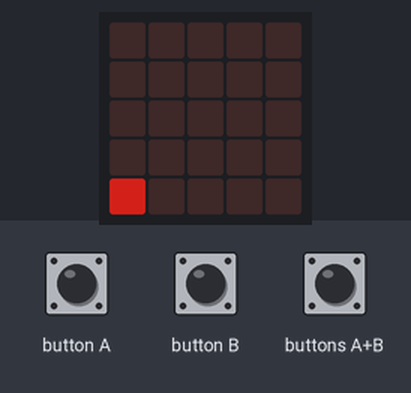
The program below on a simulated BBC micro:bit (MakeCode). Parts: the board's 5×5 LED display. The inputs (shaded band) are chosen by the test bench. Dim RGB values are drawn brighter than linear; the interpreter's speed is modelled, so counts of loop turns are approximate.

Above: at 1.2 s.
1.3 s: button B pressed for 0.15 s
At 2.1 s:
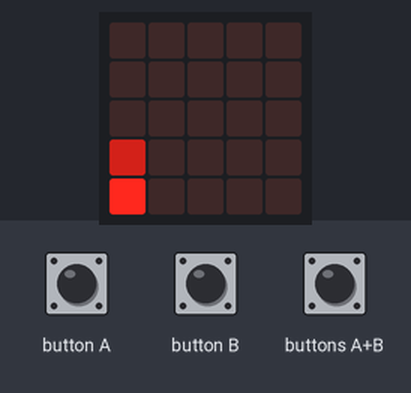
2.9 s: buttons A+B pressed for 0.15 s
At 4.2 s:
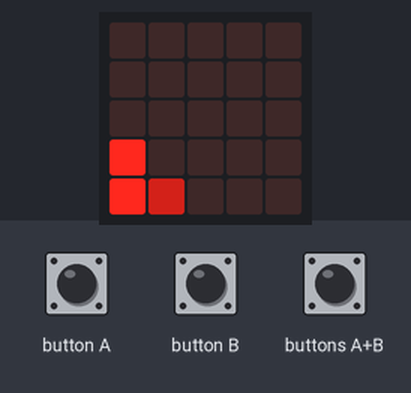
4.5 s: buttons A+B pressed for 1 s
At 6.6 s:
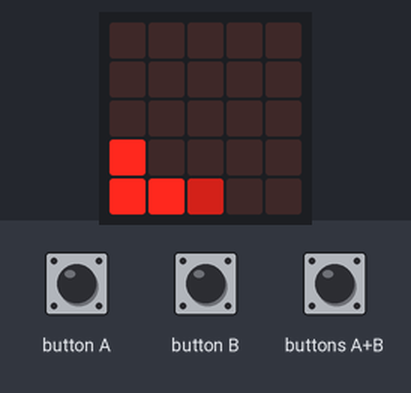
7.0 s: button B pressed for 0.15 s
At 7.7 s:
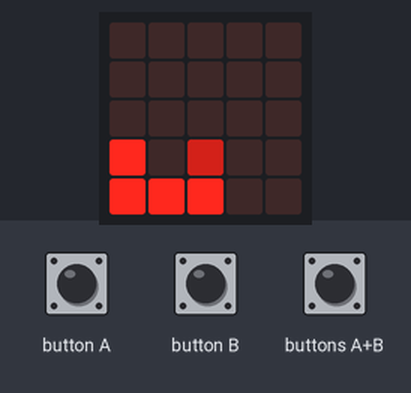
8.6 s: buttons A+B pressed for 0.15 s
At 9.9 s:
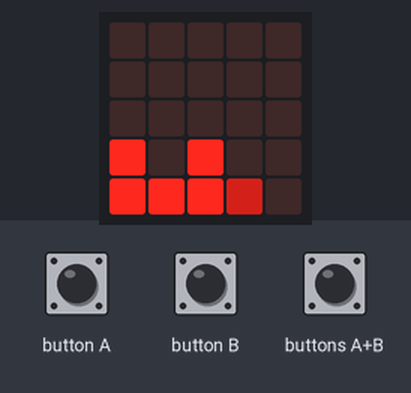
10.2 s: button B pressed for 0.15 s
At 11.4 s:
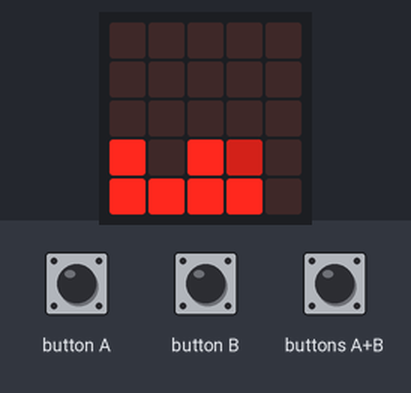
Timing chart, 0 to 12.8 s (numbered marks = the images above; inputs shaded):
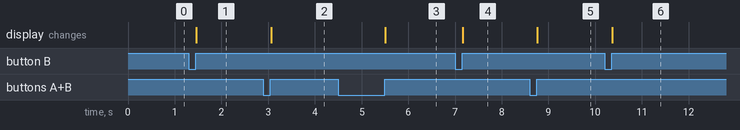

The program:

main.ts
```typescript
function showConnectCode (code: string) {
    basic.clearScreen()
    let showConnectCode_x = 0
    for (let showConnectCode_n of code) {
        let showConnectCode_y = 4
        while (showConnectCode_y > 4 - parseFloat(showConnectCode_n)) {
            led.plot(showConnectCode_x, showConnectCode_y)
            showConnectCode_y += -1
        }
        showConnectCode_x += 1
    }
}
let selectedPixel: number[] = []
let executionStatus = "entering_code"
let code = "1"
let oldCode = ""
radio.setGroup(1)
basic.forever(function () {
    if (executionStatus == "entering_code") {
        if (code !== oldCode) {
            showConnectCode(code)
            selectedPixel = [code.length - 1, 5 - parseInt(code[code.length - 1])]
            led.plotBrightness(selectedPixel[0], selectedPixel[1], 127.5)
            oldCode = code
        }
    }
})

input.onButtonPressed(Button.A, () => {
    if (executionStatus == "entering_code" && parseInt(code[code.length - 1]) > 1 ) {
        code = code.slice(0, -1) + (parseInt(code[code.length - 1]) - 1).toString()
    }
})

input.onButtonPressed(Button.B, () => {
    if (executionStatus == "entering_code" && parseInt(code[code.length - 1]) < 5) {
        code = code.slice(0, -1) + (parseInt(code[code.length - 1]) + 1).toString()
    }
})

input.onButtonPressed(Button.AB, () => {
    if (executionStatus == "entering_code") {
        if (code.length < 5) {
            code += "1"
        }

        else {
            executionStatus = "waiting_for_acceptance"
            basic.clearScreen()
            basic.showLeds(
                `
                . . . . .
                . . . . .
                # . # . #
                . . . . .
                . . . . .
                `
            )
            radio.sendString("l:" + parseInt(code) + ":" + control.deviceSerialNumber())
        }
    }
})

radio.onReceivedString(value => {
    if (executionStatus === "waiting_for_acceptance") {
        let parts = value.split(":")
        if (parts[0] === "acc") {
            let acceptedSerial = parseInt(parts[1])
            let acceptedNumber = parseInt(parts[2])
            if (acceptedSerial == control.deviceSerialNumber()) {
                basic.showString("N")
                basic.pause(500)
                basic.showNumber(acceptedNumber)
            }
        }
    }
})
```

test.ts
```typescript
// les tests vont ici ; cela ne sera pas compilé si ce paquet est utilisé en tant qu'extension.
```

Measured:
- after the input at 1.3 s, the display: changes after 0.16 s (image 1)
- after the input at 2.9 s, the display: changes after 0.16 s (image 2)
- after the input at 4.5 s, the display: changes after 1.0 s (image 3)
- after the input at 7.0 s, the display: changes after 0.16 s (image 4)
- after the input at 8.6 s, the display: changes after 0.16 s (image 5)
- after the input at 10.2 s, the display: changes after 0.16 s (image 6)
